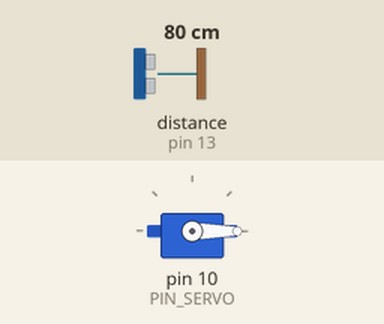
The sketch below on a simulated Arduino Uno, built with avr-gcc and run on an emulated ATmega328P. On the bench: servo. Wiring (inferred from the names in the program): ultrasonic range finder: trigger pin 12; echo pin 13. The inputs (shaded band) are chosen by the test bench; at power-on: distance to the obstacle (sensor on pin 13) 80 cm. The echo pulse lasts 58.3 µs per cm.

Above: at 1.7 s.
1.8 s: distance to the obstacle (sensor on pin 13) set to 12 cm
3.3 s: distance to the obstacle (sensor on pin 13) set to 9 cm
At 5.4 s:
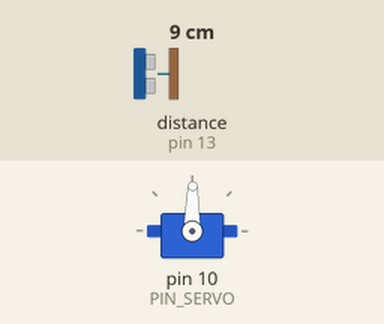
6.3 s: distance to the obstacle (sensor on pin 13) set to 24 cm
7.8 s: distance to the obstacle (sensor on pin 13) set to 29 cm
At 8.64 s:
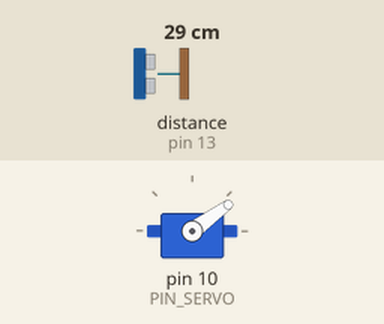
10.8 s: distance to the obstacle (sensor on pin 13) set to 2 cm
At 11.64 s:
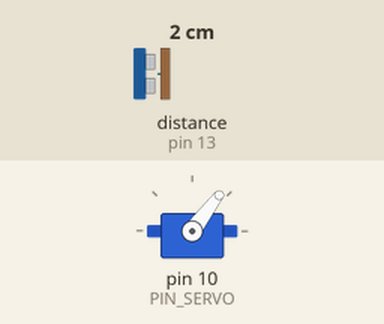
13.8 s: distance to the obstacle (sensor on pin 13) set to 35 cm
At 15.8 s:
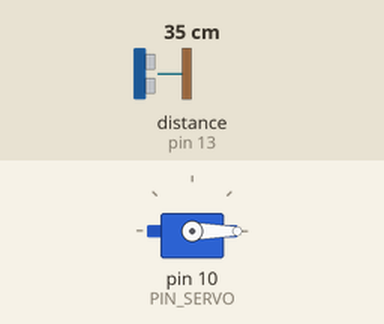
Timing chart, 0 to 17.3 s (numbered marks = the images above; inputs shaded):
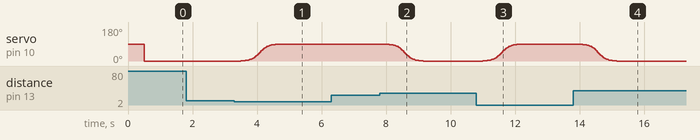

The sketch:

10C16_-_sig.ino
```cpp
#include <Servo.h>
#include <math.h>

#define PIN_TRIG  12    // 초음파 센서 TRIGGER
#define PIN_ECHO  13    // 초음파 센서 ECHO
#define PIN_SERVO 10    // 서보모터 제어 핀
#define PULSE_DURATION 10 // ultra-sound Pulse Duration (unit: usec)
#define INTERVAL 25      // sampling interval (unit: msec)
#define TIMEOUT ((INTERVAL / 2) * 1000.0) // maximum echo waiting time (unit: usec)
#define SCALE (0.001 * 0.5 * SND_VEL) // coefficent to convert duration to distance
#define SND_VEL 346.0     // sound velocity at 24 celsius degree (unit: m/sec)

Servo myServo;

bool carDetected = false;      // 차량 감지 여부
float distance = 0.0;          // 초음파 거리
unsigned long lastCheckTime = 0;
const unsigned long CHECK_INTERVAL = 200; // 거리 측정 주기 (ms)

// sigmoid 함수 (부드러운 S-커브)
float sigmoid(float t) {
  return 1.0 / (1.0 + exp(-12 * (t - 0.5)));
}

float cosine(float t) {
  if (t < 0.0) t = 0.0;
  if (t > 1.0) t = 1.0;
  return 0.5 - 0.5 * cos(PI * t);
}


void liftGateSmooth() {
  for (int i = 0; i <= 100; i++) {
    float t = i / 100.0;
    float s = sigmoid(t);
    int angle = (int)(s * 90);
    myServo.write(angle);
    delay(15);
  }
}

void lowerGateSmooth() {
  for (int i = 100; i >= 0; i--) {
    float t = i / 100.0;
    float s = sigmoid(t);
    int angle = (int)(s * 90);
    myServo.write(angle);
    delay(15);
  }
}

void setup() {
  Serial.begin(57600);
  myServo.attach(PIN_SERVO);

  pinMode(PIN_TRIG, OUTPUT);
  pinMode(PIN_ECHO, INPUT);
  digitalWrite(PIN_TRIG, LOW);
  delay(500);

  myServo.write(0);
}

void loop() {
  float dist_raw;

  dist_raw = USS_measure(PIN_TRIG, PIN_ECHO);

  // 차량 접근 감지 (20cm 이하)
  if (dist_raw < 100 && !carDetected) {
    liftGateSmooth();
    carDetected = true;
  }
  // 차량 통과 후 복귀 (30cm 이상)
  else if (dist_raw > 250 && carDetected) {
    lowerGateSmooth();
    carDetected = false;
  }
}

float USS_measure(int TRIG, int ECHO)
{
  digitalWrite(TRIG, HIGH);
  delayMicroseconds(PULSE_DURATION);
  digitalWrite(TRIG, LOW);

  return pulseIn(ECHO, HIGH, TIMEOUT) * SCALE; // unit: mm
}
```

Measured:
- the behaviour switches between 11 and 10 cm on distance to the obstacle (sensor on pin 13) (found by bisection; images 0 and 1)
- the behaviour switches between 25 and 26 cm on distance to the obstacle (sensor on pin 13) (found by bisection; images 1 and 2)
- after the input at 1.8 s, every drawn part: stays the same
- after the input at 3.3 s, servo on pin 10 (PIN_SERVO): moves from 0° to 89° over 1.2 s, starting after 0.20 s
- after the input at 6.3 s, every drawn part: stays the same
- after the input at 7.8 s, servo on pin 10 (PIN_SERVO): moves from 89° to 0° over 1.2 s, starting after 0.20 s
- after the input at 10.8 s, servo on pin 10 (PIN_SERVO): moves from 0° to 89° over 1.2 s, starting after 0.20 s
- after the input at 13.8 s, servo on pin 10 (PIN_SERVO): moves from 89° to 0° over 1.2 s, starting after 0.20 s
